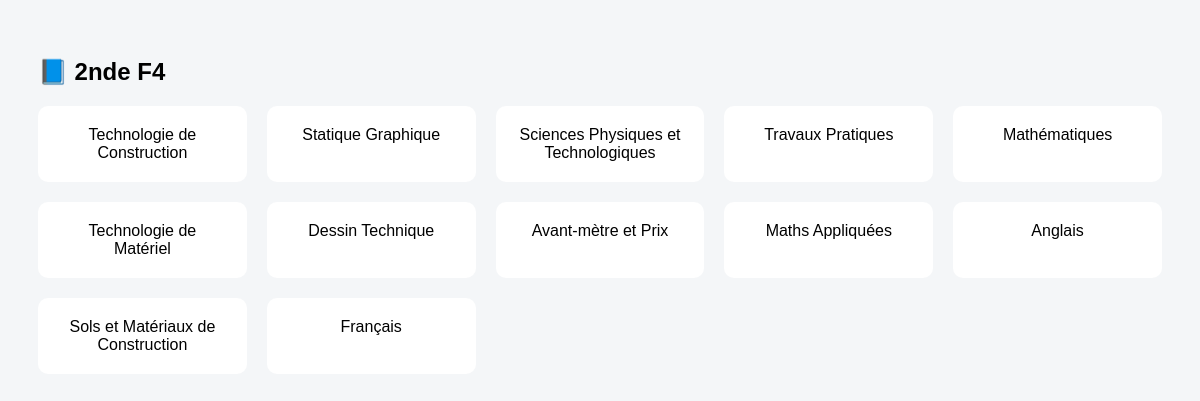
The page /Ecole/b.php?classe_id=6 on the database its author committed.
### tables this page shows
CREATE TABLE `classes` (
  `id` int(11) NOT NULL,
  `nom_classe` varchar(20) NOT NULL
);

CREATE TABLE `matieres` (
  `id` int(11) NOT NULL,
  `nom_matiere` varchar(50) DEFAULT NULL,
  `coefficient` int(11) DEFAULT 1
);

### Ecole/b.php (the view, shortened to what this page needs)
<?php
require_once 'config/database.php';
$classe_id = (int)($_GET['classe_id'] ?? 0);
$classe = $pdo->prepare("SELECT nom_classe FROM classes WHERE id=?");
$classe->execute([$classe_id]);
$classe = $classe->fetch();
$sql = "
SELECT DISTINCT m.id, m.nom_matiere
FROM matieres m
JOIN notes n ON n.matiere_id = m.id
JOIN eleves e ON e.id = n.eleve_id
WHERE e.classe_id = ?
";
$stmt = $pdo->prepare($sql);
$stmt->execute([$classe_id]);
$matieres = $stmt->fetchAll(PDO::FETCH_ASSOC);
?>
<!DOCTYPE html>
<html lang="fr">
<head>
</head>
<body>
    <h2>📘 <?= htmlspecialchars($classe['nom_classe']) ?></h2>
    <div class="grid">
        <?php foreach ($matieres as $m): ?>
        <div class="card" onclick="loadNotes(<?= $m['id'] ?>)">
            <?= htmlspecialchars($m['nom_matiere']) ?>
        </div>
        <?php endforeach; ?>
    </div>
</body>
</html>

### Ecole/b.php (style rules this page uses)
body { font-family: Arial; background: #f4f6f8; padding: 30px }
.grid { display: grid; grid-template-columns: repeat(auto-fill, minmax(200px, 1fr)); gap: 20px }
.card { background: white; padding: 20px; border-radius: 10px; cursor: pointer; text-align: center }

### rows shown on the page
classes: nom_classe "2nde F4"
matieres: nom_matiere "Technologie de Construction"
matieres: nom_matiere "Statique Graphique"
matieres: nom_matiere "Sciences Physiques et Technologiques"
matieres: nom_matiere "Travaux Pratiques"
matieres: nom_matiere "Mathématiques"
matieres: nom_matiere "Technologie de Matériel"
matieres: nom_matiere "Dessin Technique"
matieres: nom_matiere "Avant-mètre et Prix"
matieres: nom_matiere "Maths Appliquées"
matieres: nom_matiere "Anglais"
matieres: nom_matiere "Sols et Matériaux de Construction"
matieres: nom_matiere "Français"
